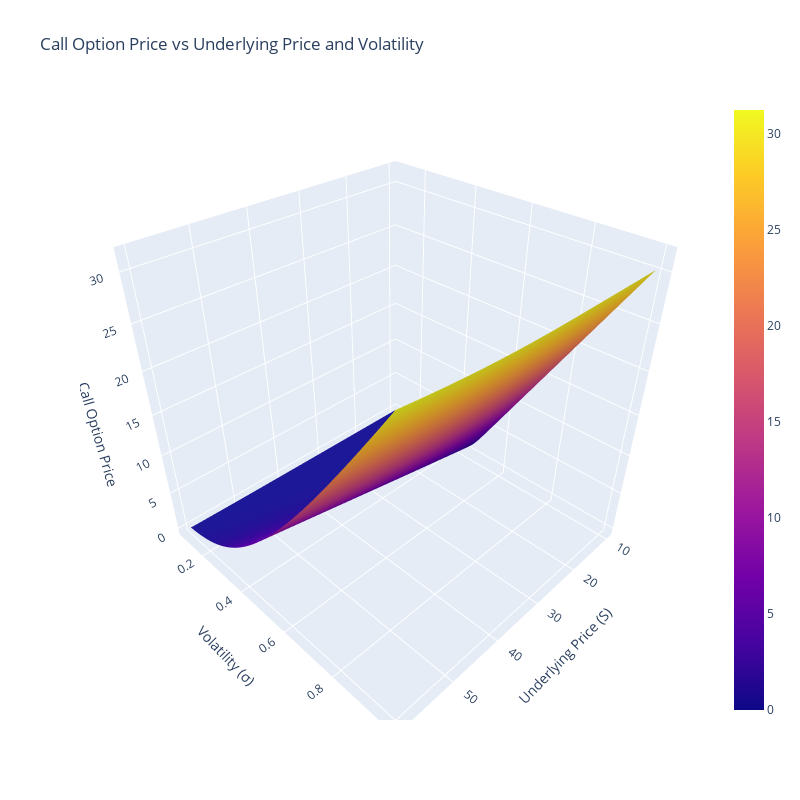

Source (notebook cell):
### Markdown cell above
### Option Price vs Underlying Price and Volatility

### Code cell
def plot_3D_vol(S_min, S_max, K, r, T):
    """Function that plots call option price and Vega against volatility and underlying price."""

    if S_max <= S_min:
        raise ValueError('S_max has to be greater than S_min')
     
    s = np.linspace(S_min, S_max, 100)       # Underlying prices
    sigma = np.linspace(0.1, 1, 100)         # Volatilities
    
    # Calculate call price and Vega for each (s, sigma) pair
    call_price = [calculate_call_price(i, K, r, j, T) for i in s for j in sigma]

    # Create a meshgrid for underlying price and volatility
    S, Sigma = np.meshgrid(s, sigma)
    
    # Reshape call_price and vega to match the meshgrid dimensions
    Call_Price = np.array(call_price).reshape(len(sigma), len(s))
    
    # Example: Plot Call Price vs Underlying Price and Volatility
    fig = go.Figure(data=[go.Surface(x=S, y=Sigma, z=Call_Price, colorscale='Plasma')])

    fig.update_layout(
        title='Call Option Price vs Underlying Price and Volatility',
        scene=dict(
            xaxis_title='Underlying Price (S)',
            yaxis_title='Volatility (σ)',
            zaxis_title='Call Option Price'
        ),
        autosize=False,
        width=800,
        height=800
    )

    fig.show()

# Example function calls (ensure calculate_call_price and calculate_vega are defined)
plot_3D_vol(10, 60, 30, 0.02, 0.3)

### Figure 1 — Plotly figure (JSON) as saved in the notebook; plotly's stock layout.template omitted (floating-point values rounded to 4 significant figures; data arrays with more than 128 entries replaced by an {"elided": "..."} marker saying what was removed)
{"data": [{"colorscale": [[0, "#0d0887"], [0.1111, "#46039f"], [0.2222, "#7201a8"], [0.3333, "#9c179e"], [0.4444, "#bd3786"], [0.5556, "#d8576b"], [0.6667, "#ed7953"], [0.7778, "#fb9f3a"], [0.8889, "#fdca26"], [1, "#f0f921"]], "type": "surface", "x": {"elided": "100x100 float values"}, "y": {"elided": "100x100 float values"}, "z": {"elided": "100x100 float values"}}], "layout": {"autosize": false, "height": 800, "scene": {"xaxis": {"title": {"text": "Underlying Price (S)"}}, "yaxis": {"title": {"text": "Volatility (σ)"}}, "zaxis": {"title": {"text": "Call Option Price"}}}, "title": {"text": "Call Option Price vs Underlying Price and Volatility"}, "width": 800}}
